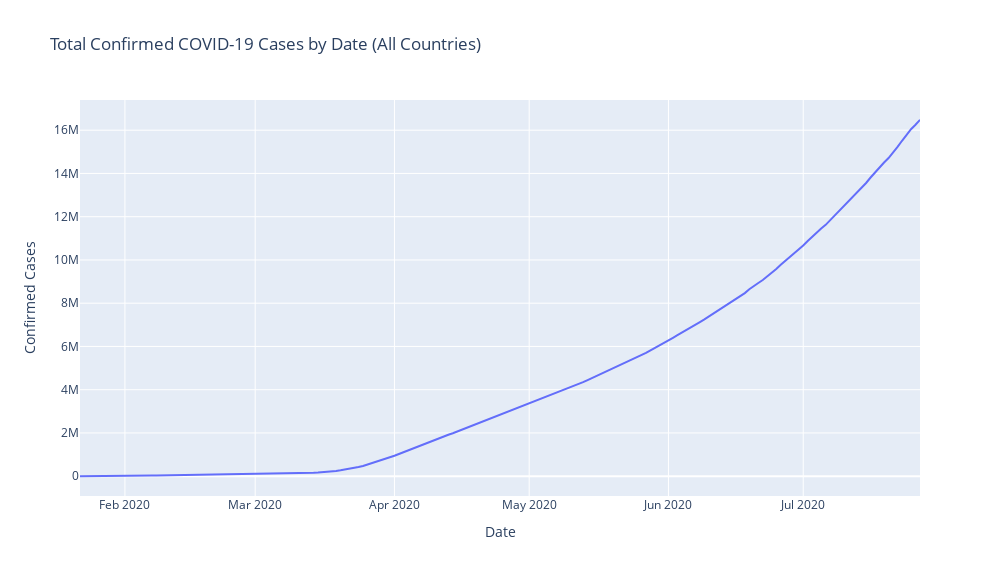

The notebook cell this image was saved under:
### Code cell
fig=px.line(data_frame=total_confirmed_cases_in_countries_by_date,x=total_confirmed_cases_in_countries_by_date.index,
            y=total_confirmed_cases_in_countries_by_date["sum"],width=1000,height=576,
            title="Total Confirmed COVID-19 Cases by Date (All Countries)")
fig.update_layout(
    yaxis_title="Confirmed Cases"
)
fig.show()

### Figure 1 — Plotly figure (JSON) as saved in the notebook; plotly's stock layout.template omitted (floating-point values rounded to 4 significant figures; data arrays with more than 128 entries replaced by an {"elided": "..."} marker saying what was removed)
{"data": [{"hovertemplate": "Date=%{x}<br>sum=%{y}<extra></extra>", "legendgroup": "", "line": {"color": "#636efa", "dash": "solid"}, "marker": {"symbol": "circle"}, "mode": "lines", "name": "", "orientation": "v", "showlegend": false, "type": "scatter", "x": {"elided": "188 str values"}, "xaxis": "x", "y": {"elided": "188 int values"}, "yaxis": "y"}], "layout": {"height": 576, "legend": {"tracegroupgap": 0}, "title": {"text": "Total Confirmed COVID-19 Cases by Date (All Countries)"}, "width": 1000, "xaxis": {"anchor": "y", "autorange": true, "domain": [0, 1], "range": ["2020-01-22", "2020-07-27"], "title": {"text": "Date"}, "type": "date"}, "yaxis": {"anchor": "x", "autorange": true, "domain": [0, 1], "range": [-915000.0, 17400000.0], "title": {"text": "Confirmed Cases"}, "type": "linear"}}}
